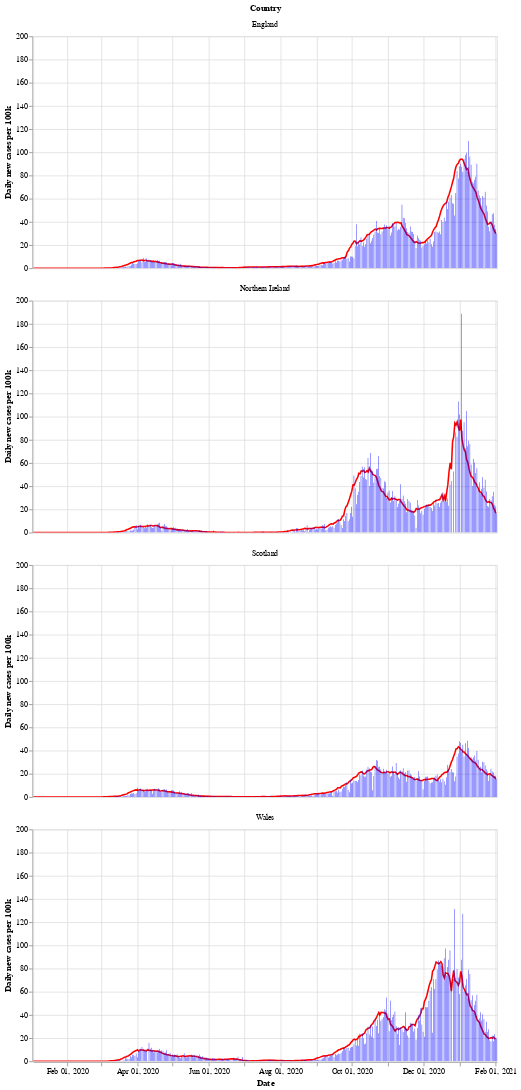

The cell this chart's notebook holds for it:
### Markdown cell above
Next is a bar chart of the number of new cases in each country (per 100k population), with the 7 day moving average of cases. Again we see that Wales saw a longer period of raising and falling cases compared to the other countries.

After a period of cases falling, each nation is now seeing a rise in the number of cases - especially in Wales.

### Code cell
# collapse
bars = alt.Chart(uk_cases).mark_bar().encode(
    x=alt.X("yearmonthdate(date):T", axis=alt.Axis(title='Date')),
    y=alt.Y("newCasesRate:Q", axis=alt.Axis(title='Daily new cases per 100k')),
    tooltip='newCasesRate',
    color=alt.condition(
        alt.datum.dailyChange > 0,
        alt.value("orange"),  # The positive color
        alt.value("blue")  # The negative color
    )
).properties(title='New cases per 100k population with rolling 7 day average', width=600).interactive()
line = alt.Chart(uk_cases).mark_line(
    color='red',
    size=2,
).transform_window(
    rolling_mean='mean(newCasesRate)',
    frame=[0, 7],
    groupby=['areaName']
).encode(
    x='yearmonthdate(date):T',
    y='rolling_mean:Q'
)
alt.layer(line, bars, data=uk_cases).facet(alt.Row('areaName', title='Country'), columns=1)

### Figure 1 — Vega-Lite specification as saved in the notebook (floating-point values rounded to 4 significant figures; data arrays with more than 128 entries replaced by an {"elided": "..."} marker saying what was removed)
{"config": {"view": {"continuousWidth": 400, "continuousHeight": 300}}, "data": {"name": "data-34921d64fce6bd3c29446df5cdc6f5b5"}, "facet": {"type": "nominal", "field": "areaName", "title": "Country"}, "spec": {"layer": [{"mark": {"type": "line", "color": "red", "size": 2}, "encoding": {"x": {"type": "temporal", "field": "date", "timeUnit": "yearmonthdate"}, "y": {"type": "quantitative", "field": "rolling_mean"}}, "transform": [{"window": [{"op": "mean", "field": "newCasesRate", "as": "rolling_mean"}], "frame": [0, 7], "groupby": ["areaName"]}]}, {"mark": "bar", "encoding": {"color": {"condition": {"value": "orange", "test": "(datum.dailyChange > 0)"}, "value": "blue"}, "tooltip": {"type": "quantitative", "field": "newCasesRate"}, "x": {"type": "temporal", "axis": {"title": "Date"}, "field": "date", "timeUnit": "yearmonthdate"}, "y": {"type": "quantitative", "axis": {"title": "Daily new cases per 100k"}, "field": "newCasesRate"}}, "selection": {"selector002": {"type": "interval", "bind": "scales", "encodings": ["x", "y"]}}, "title": "New cases per 100k population with rolling 7 day average", "width": 600}]}, "columns": 1, "$schema": "https://vega.github.io/schema/vega-lite/v4.8.1.json", "datasets": {"data-34921d64fce6bd3c29446df5cdc6f5b5": {"elided": "1584 records"}}}
